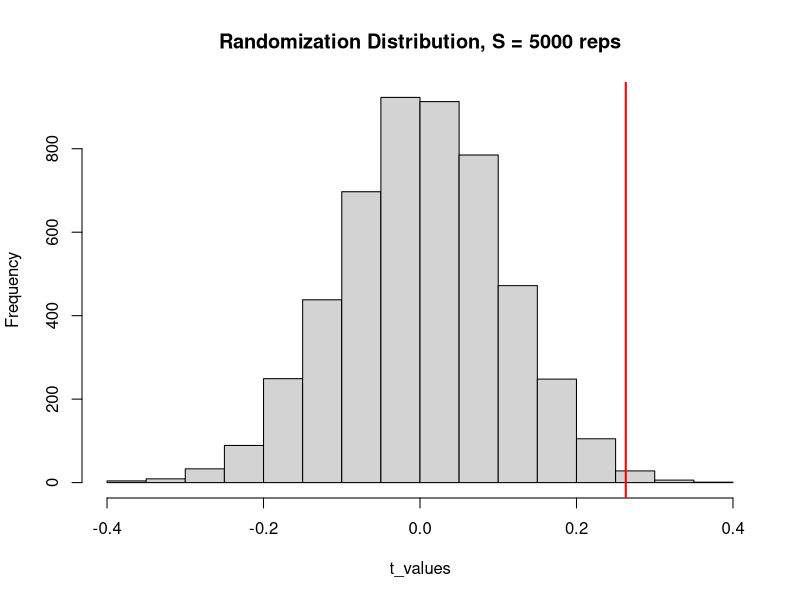
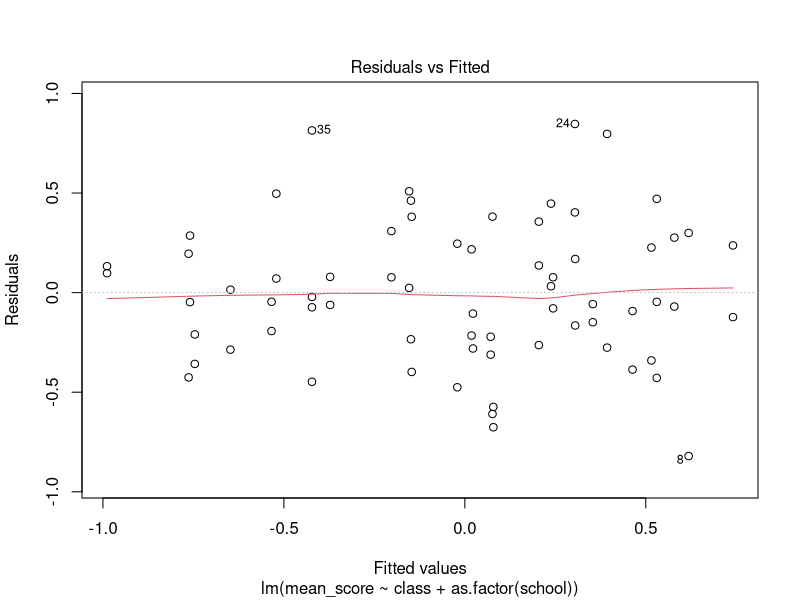
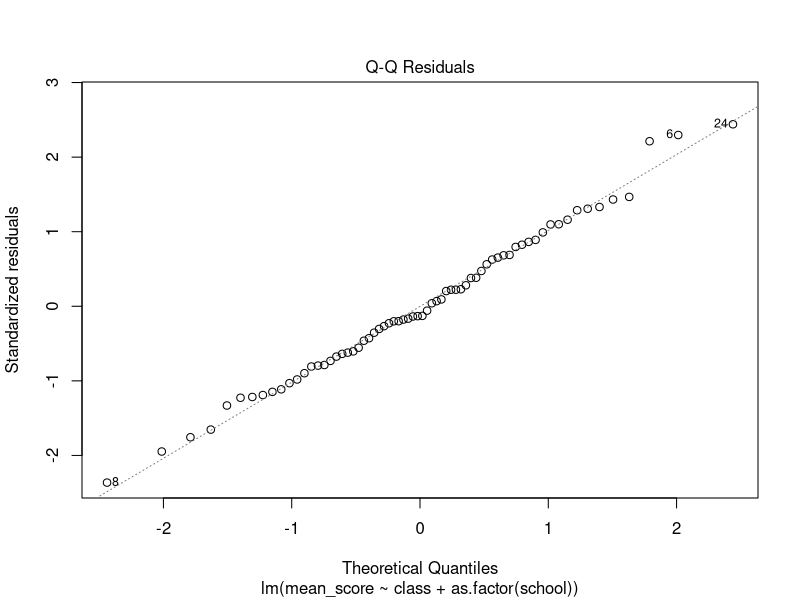
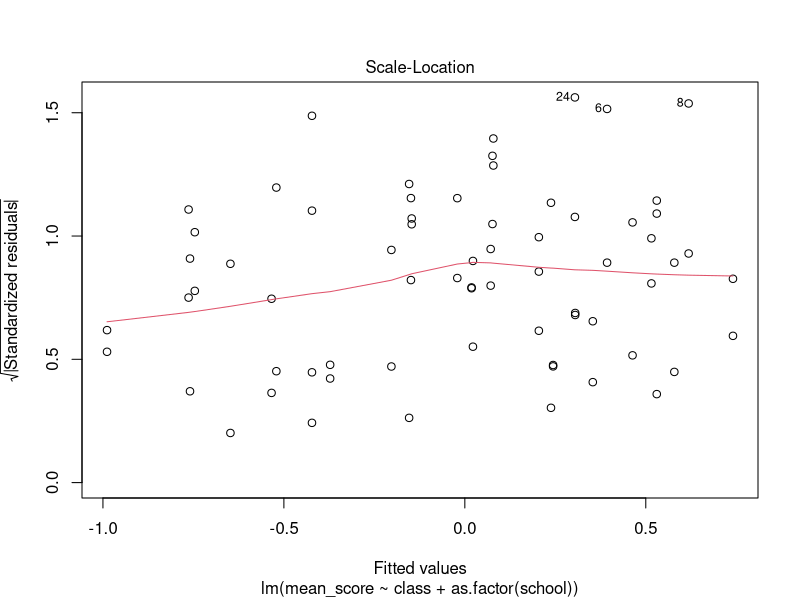
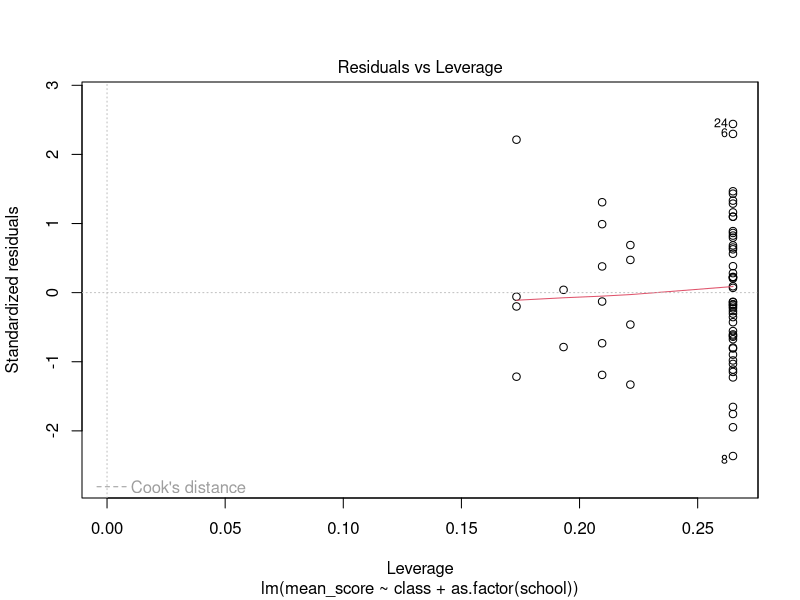

Recreate these plots in R, in order.
## ---- chunk 1
library(tidyverse)
library(lme4)
library(kableExtra)
options(dplyr.summarise.inform = FALSE)
## ---- chunk 2

# some cleaning steps to get the data in shape to work with 

school_dat = read.csv('school.csv') |> 
  pivot_longer(
    cols = -c(school, num_classes),
    names_to = "class",
    values_to = "mean_score"
  ) |> 
  filter(!is.na(mean_score)) |> 
  mutate(class = str_replace(class, "_[1234]$", ""))

## ---- chunk 3

total_classes = 68 

# computes y_bar_treatment - y_bar_control 
# so y_bar for small class - y_bar for regular class 
y_bars = school_dat |> 
    group_by(school, class) |> 
    summarise(y_bar = mean(mean_score)) |> 
    group_by(school) |> 
    summarise(diff_y_bar = diff(y_bar))

# get number of classes 
c = school_dat |> 
    dplyr::select(school, num_classes) |> 
    unique()
  
# combine and do calculations 
left_join(y_bars, c, by = c("school")) |> 
  mutate(T_stat_i = (num_classes/total_classes)*diff_y_bar) |> 
  group_by() |> 
  summarise(T_stat = sum(T_stat_i)) |> 
  pull() 
## ---- chunk 4
# randomly sample 
set.seed(154)
class = c("reg_class", "reg_class", "small_class", "small_class")
new_assign = sample(class)

altered = school_dat |> 
    filter(school == 16) |> 
    mutate(class = new_assign)

school_new_assign = bind_rows(
  school_dat |> filter(school != 16), 
  altered 
)

# copying code we used previously to compute 

# computes y_bar_treatment - y_bar_control 
# so y_bar for small class - y_bar for regular class 
y_bars = school_new_assign |> 
    group_by(school, class) |> 
    summarise(y_bar = mean(mean_score)) |> 
    group_by(school) |> 
    summarise(diff_y_bar = diff(y_bar))

# get number of classes 
c = school_new_assign |> 
    dplyr::select(school, num_classes) |> 
    unique()
  
# combine and do calculations 
left_join(y_bars, c, by = c("school")) |> 
  mutate(T_stat_i = (num_classes/total_classes)*diff_y_bar) |> 
  group_by() |> 
  summarise(T_stat = sum(T_stat_i)) |> 
  pull() 
## ---- chunk 5

t_values = c() 
S = 5000

for (i in 1:S){
  
  subset = data.frame() 
  
  for (j in 1:16){ 
    school_j = school_dat[school_dat$school == j, ]
    school_j$class = sample(school_j$class)
    subset = bind_rows(subset, school_j)
  }

  # copying code we used previously to compute 
  
  # computes y_bar_treatment - y_bar_control 
  # so y_bar for small class - y_bar for regular class 
  y_bars = subset |> 
      group_by(school, class) |> 
      summarise(y_bar = mean(mean_score)) |> 
      group_by(school) |> 
      summarise(diff_y_bar = diff(y_bar))
  
  # get number of classes 
  c = subset |> 
      dplyr::select(school, num_classes) |> 
      unique()
    
  # combine and do calculations 
  T_stat = left_join(y_bars, c, by = c("school")) |> 
      mutate(T_stat_i = (num_classes/total_classes)*diff_y_bar) |> 
      group_by() |> 
      summarise(T_stat = sum(T_stat_i)) |> 
      pull() 
  
  t_values = c(t_values, T_stat)
}

hist(t_values,
     main='Randomization Distribution, S = 5000 reps')
abline(v = 0.263, col = 'red', lwd=2)
## ---- chunk 6
mean(t_values >= 0.263)
## ---- chunk 7
m1 = lm(mean_score ~ class + as.factor(school), data = school_dat)
m2 = lm(mean_score ~ class * as.factor(school), data = school_dat)
anova(m1, m2)
## ---- chunk 8
coefs = cbind(Estimate = coef(m1), 
              SE = sqrt(diag(vcov(m1))), 
              suppressMessages(confint(m1)))

coefs |> kable() 
## ---- chunk 9
plot(m1)
